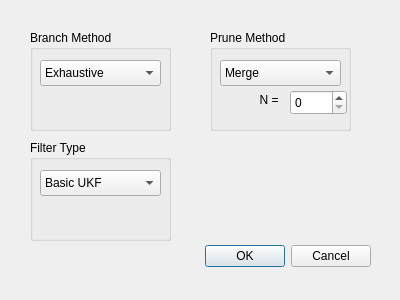
<?xml version="1.0" encoding="UTF-8"?>
<ui version="4.0">
 <class>OfflineLocalisationSettingsDialog</class>
 <widget class="QDialog" name="OfflineLocalisationSettingsDialog">
  <property name="geometry">
   <rect>
    <x>0</x>
    <y>0</y>
    <width>400</width>
    <height>300</height>
   </rect>
  </property>
  <property name="windowTitle">
   <string>Dialog</string>
  </property>
  <widget class="QDialogButtonBox" name="buttonBox">
   <property name="geometry">
    <rect>
     <x>30</x>
     <y>240</y>
     <width>341</width>
     <height>32</height>
    </rect>
   </property>
   <property name="orientation">
    <enum>Qt::Horizontal</enum>
   </property>
   <property name="standardButtons">
    <set>QDialogButtonBox::Cancel|QDialogButtonBox::Ok</set>
   </property>
  </widget>
  <widget class="QGroupBox" name="PruneMethodGroupBox">
   <property name="geometry">
    <rect>
     <x>210</x>
     <y>30</y>
     <width>141</width>
     <height>101</height>
    </rect>
   </property>
   <property name="title">
    <string>Prune Method</string>
   </property>
   <widget class="QComboBox" name="PruneMethodComboBox">
    <property name="geometry">
     <rect>
      <x>10</x>
      <y>30</y>
      <width>121</width>
      <height>26</height>
     </rect>
    </property>
    <item>
     <property name="text">
      <string>Merge</string>
     </property>
    </item>
    <item>
     <property name="text">
      <string>Max Likelyhood</string>
     </property>
    </item>
    <item>
     <property name="text">
      <string>Viterbi</string>
     </property>
    </item>
    <item>
     <property name="text">
      <string>N-Scan</string>
     </property>
    </item>
   </widget>
   <widget class="QLabel" name="PruneMethodParamLabel">
    <property name="geometry">
     <rect>
      <x>10</x>
      <y>60</y>
      <width>62</width>
      <height>20</height>
     </rect>
    </property>
    <property name="text">
     <string>N = </string>
    </property>
    <property name="alignment">
     <set>Qt::AlignRight|Qt::AlignTrailing|Qt::AlignVCenter</set>
    </property>
   </widget>
   <widget class="QSpinBox" name="PruneMethodParamSpinBox">
    <property name="geometry">
     <rect>
      <x>80</x>
      <y>60</y>
      <width>57</width>
      <height>25</height>
     </rect>
    </property>
   </widget>
  </widget>
  <widget class="QGroupBox" name="BranchMethodGroupBox">
   <property name="geometry">
    <rect>
     <x>30</x>
     <y>30</y>
     <width>141</width>
     <height>101</height>
    </rect>
   </property>
   <property name="title">
    <string>Branch Method</string>
   </property>
   <widget class="QComboBox" name="BranchMethodComboBox">
    <property name="geometry">
     <rect>
      <x>10</x>
      <y>30</y>
      <width>121</width>
      <height>26</height>
     </rect>
    </property>
    <item>
     <property name="text">
      <string>Exhaustive</string>
     </property>
    </item>
    <item>
     <property name="text">
      <string>Selective</string>
     </property>
    </item>
    <item>
     <property name="text">
      <string>Constraint</string>
     </property>
    </item>
    <item>
     <property name="text">
      <string>Probabalistic</string>
     </property>
    </item>
   </widget>
  </widget>
  <widget class="QGroupBox" name="FilteTypeGroupBox">
   <property name="geometry">
    <rect>
     <x>30</x>
     <y>140</y>
     <width>141</width>
     <height>101</height>
    </rect>
   </property>
   <property name="title">
    <string>Filter Type</string>
   </property>
   <widget class="QComboBox" name="FilterTypeComboBox">
    <property name="geometry">
     <rect>
      <x>10</x>
      <y>30</y>
      <width>121</width>
      <height>26</height>
     </rect>
    </property>
    <item>
     <property name="text">
      <string>Basic UKF</string>
     </property>
    </item>
    <item>
     <property name="text">
      <string>Sequential UKF</string>
     </property>
    </item>
   </widget>
  </widget>
 </widget>
 <resources/>
 <connections>
  <connection>
   <sender>buttonBox</sender>
   <signal>accepted()</signal>
   <receiver>OfflineLocalisationSettingsDialog</receiver>
   <slot>accept()</slot>
   <hints>
    <hint type="sourcelabel">
     <x>248</x>
     <y>254</y>
    </hint>
    <hint type="destinationlabel">
     <x>157</x>
     <y>274</y>
    </hint>
   </hints>
  </connection>
  <connection>
   <sender>buttonBox</sender>
   <signal>rejected()</signal>
   <receiver>OfflineLocalisationSettingsDialog</receiver>
   <slot>reject()</slot>
   <hints>
    <hint type="sourcelabel">
     <x>316</x>
     <y>260</y>
    </hint>
    <hint type="destinationlabel">
     <x>286</x>
     <y>274</y>
    </hint>
   </hints>
  </connection>
 </connections>
</ui>
